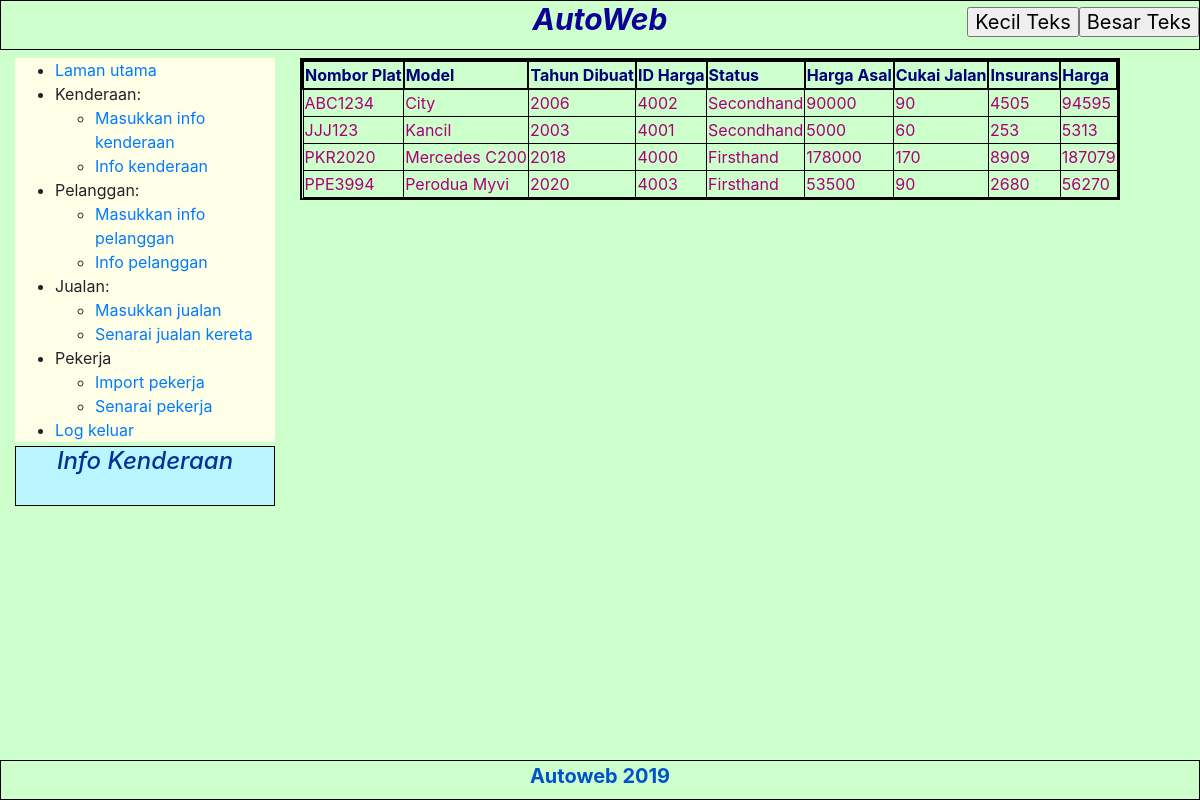
/admin/ainfoken.php (signed in), run on the app's committed database.
### tables this page shows
CREATE TABLE `kenderaan` (
  `nomPlat` varchar(20) NOT NULL,
  `model` varchar(40) DEFAULT NULL,
  `tahunDibuat` int(5) DEFAULT NULL,
  `idHarga` int(10) NOT NULL,
  `status` varchar(20) DEFAULT NULL
);

CREATE TABLE `harga` (
  `idHarga` int(10) NOT NULL,
  `hargaAsal` int(10) NOT NULL,
  `cukaiJalan` int(10) NOT NULL,
  `insurans` int(10) NOT NULL,
  `harga` int(10) NOT NULL
);

### admin/ainfoken.php (the view, shortened to what this page needs)
<?php
require_once("../dbcon.php");
?>
<!DOCTYPE html>
<html lang="en">
<head>
 <link rel="stylesheet" href="../bootstrap.css">    <link rel="stylesheet" href="../general.css" type="text/css">
    <link rel="stylesheet" href="../senarai.css" type="text/css">
</head>
<body>
<header>  <h2>AutoWeb
        <center>
        <input type="button" value="Besar Teks" onClick="zoomIn()" style="position:RELATIVE;bottom:30px;float: right;font-size:20px;"/>
        <input type="button" value="Kecil Teks" onClick="zoomOut()" style="position:RELATIVE;bottom:30px;float: right;font-size:20px;"/>
        </center></h2>  </header>
<div class="container">
    <div class="selection">
    <ul>
            <li><a href="./ahome.php">Laman utama</a></li>
            <li>Kenderaan:</li>
            <ul>
            <li><a href="./amasukken.php">Masukkan info kenderaan</a></li>
            <li><a href="./ainfoken.php">Info kenderaan</a></li>
            </ul>
            <li>Pelanggan:</li>
            <ul>
            <li><a href="./amasukinfo.php">Masukkan info pelanggan</a></li>
            <li><a href="./ainfo.php">Info pelanggan</a></li>
            </ul>
            <li>Jualan:</li>
            <ul>
            <li><a href="./amasukjual.php">Masukkan jualan</a></li>
            <li><a href="./asenaraijual.php">Senarai jualan kereta</a></li>
            </ul>
            <li>Pekerja</li>
            <ul>
            <li><a href="./aimport.php">Import pekerja</a></li>
            <li><a href="./asenaraipek.php">Senarai pekerja</a></li>
            </ul>
            <li><a href="../logout.php">Log keluar</a></li>
        </ul>
    </div>
    <br><br>
    <div class="text">
        <h4> Info Kenderaan </h4>
    </div>
</div>
<div class="blank">
<table class="main">
    <tr>
        <th>Nombor Plat</th>
        <th>Model</th>
        <th>Tahun Dibuat</th>
        <th>ID Harga</th>
        <th>Status</th>
        <th>Harga Asal</th>
        <th>Cukai Jalan</th>
        <th>Insurans</th>
        <th>Harga</th>
    </tr>
    <?php
    $sql="SELECT * FROM kenderaan INNER JOIN harga ON kenderaan.idHarga=harga.idHarga";
    $result = mysqli_query($con,$sql);
    if(mysqli_num_rows($result) > 0 ){
      while($row=mysqli_fetch_assoc($result)){
          echo"<tr><td>" . $row['nomPlat']."</td><td>" . $row['model']."</td><td>"
          . $row['tahunDibuat']."</td><td>" . $row['idHarga']."</td><td>" . $row['status']."</td><td>"
           .$row['hargaAsal']."</td><td>"
          . $row['cukaiJalan']."</td><td>". $row['insurans']."</td><td>" .$row['harga']."</td></tr>";
      }
      echo"</table>";
    }
    else{
        echo "no result";
    }
    ?>
</div>
<footer>Autoweb 2019</footer>
</body>
</html>

### general.css (style rules this page uses)
h2 { width:max; height:50px; border:1px solid black; color:rgb(15, 0, 151); text-align:center; font-size:30px; font-weight:bold; font-style:oblique; }
body { background-color: rgb(204,255,204); width: 100%; height: 100%; }
.container { position: absolute; left: 0px; width: 100%; text-align:left; }
.selection { background-color: rgb(255, 255, 232); align-items: left; width: 260px; height:100%; }
footer { position: absolute; bottom:0; width:100%; height:40px; border:1px solid black; margin-left:auto; margin-right:auto; text-align:center; font-size:16px; color: rgb(0, 82, 204); font-weight: bold; font-size:20px; }
.text { position:absolute; background-color: rgb(187, 245, 255); width:260px; height:60px; border:1px solid black; font-style: italic; text-align: center; bottom:0; }
h4 { color:rgb(0,51,153); }

### senarai.css (style rules this page uses)
.blank { position: absolute; left:300px; border: 2.5px solid black; }
.main { position: relative; }
th { color:rgb(0,0,120); border:2px solid black; }
td { color:rgb(170,0,120); border:1px solid black; }

### data on the page
kenderaan: nomPlat "ABC1234", model "City", tahunDibuat "2006", idHarga.idHarga "4002", status "Secondhand", idHarga.hargaAsal "90000", idHarga.cukaiJalan "90", idHarga.insurans "4505", idHarga.harga "94595"
kenderaan: nomPlat "JJJ123", model "Kancil", tahunDibuat "2003", idHarga.idHarga "4001", status "Secondhand", idHarga.hargaAsal "5000", idHarga.cukaiJalan "60", idHarga.insurans "253", idHarga.harga "5313"
kenderaan: nomPlat "PKR2020", model "Mercedes C200", tahunDibuat "2018", idHarga.idHarga "4000", status "Firsthand", idHarga.hargaAsal "178000", idHarga.cukaiJalan "170", idHarga.insurans "8909", idHarga.harga "187079"
kenderaan: nomPlat "PPE3994", model "Perodua Myvi", tahunDibuat "2020", idHarga.idHarga "4003", status "Firsthand", idHarga.hargaAsal "53500", idHarga.cukaiJalan "90", idHarga.insurans "2680", idHarga.harga "56270"
